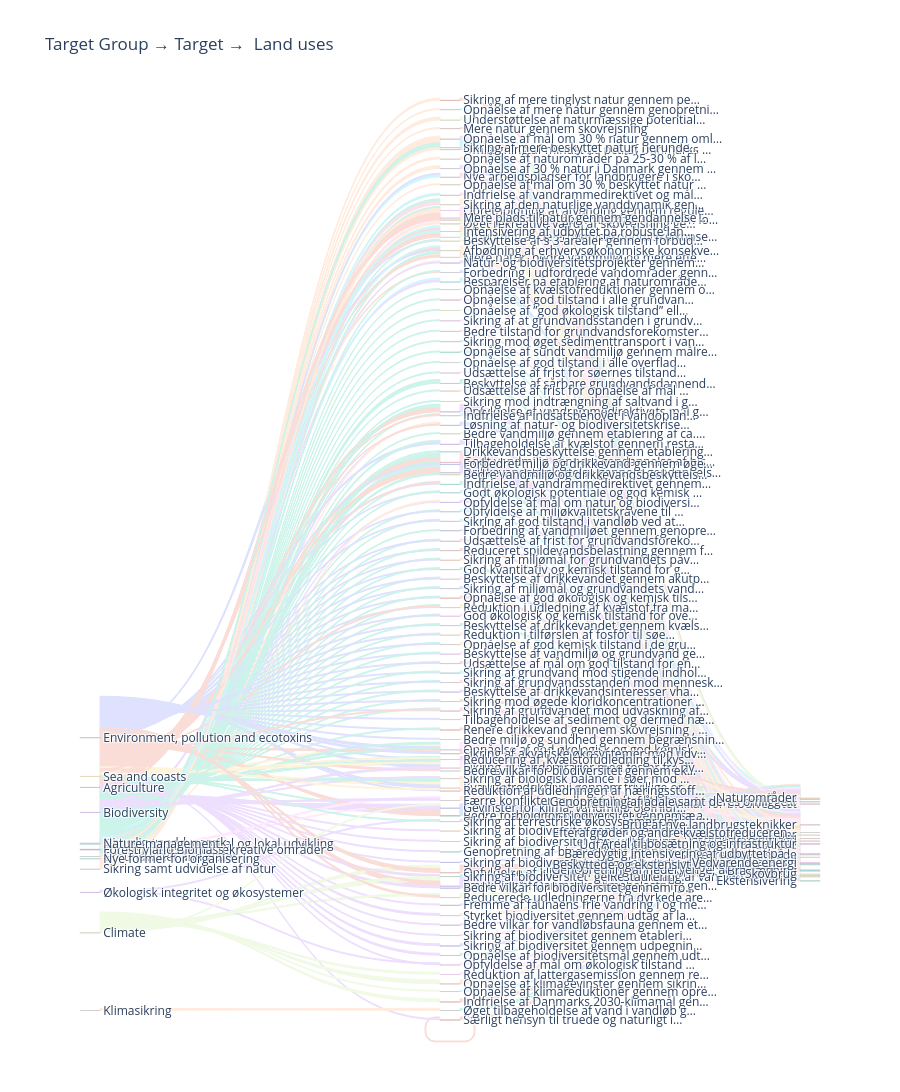

Notebook code for this chart:
### Code cell
# Brug Plotlys palette
node_colors = plotly.colors.qualitative.Plotly

# Tildel farver til unikke labels (noder)
color_map = {label: node_colors[i % len(node_colors)] for i, label in enumerate(unique_labels)}

# Liste med farver i samme rækkefølge som unique_labels
node_colors_list = [color_map[label] for label in unique_labels]


# Funktion til at lysne farver (uden brug af gennemsigtighed)
def lighten(hex_color, factor=0.5):
    from plotly.colors import hex_to_rgb
    r, g, b = hex_to_rgb(hex_color)
    r = int(r + (255 - r) * factor)
    g = int(g + (255 - g) * factor)
    b = int(b + (255 - b) * factor)
    return f'rgb({r},{g},{b})'

# Lysnet farve til hver link ud fra source-node
link_colors = [lighten(node_colors_list[src], factor=0.8) for src in all_links['source']]



# Trin 3: Sankey-diagram
fig = go.Figure(data=[go.Sankey(
    arrangement='snap',
    node=dict(
        pad=60,
        thickness=20,
        line=dict(color="lightgray", width=0.5),
        label=list(unique_labels),
        color=node_colors_list
    ),
    link=dict(
        source=all_links['source'],
        target=all_links['target'],
        value=all_links['value'],
        color=link_colors
    )
)])
fig.update_layout(title_text="Target Group → Target →  Land uses", font_size=12, height=5000)
fig.show()

### Figure 1 — Plotly figure (JSON) as saved in the notebook; plotly's stock layout.template omitted (floating-point values rounded to 4 significant figures; data arrays with more than 128 entries replaced by an {"elided": "..."} marker saying what was removed)
{"data": [{"arrangement": "snap", "link": {"color": {"elided": "684 str values"}, "source": {"elided": "684 int values"}, "target": {"elided": "684 int values"}, "value": {"elided": "684 int values"}}, "node": {"color": {"elided": "149 str values"}, "label": {"elided": "149 str values"}, "line": {"color": "lightgray", "width": 0.5}, "pad": 60, "thickness": 20}, "type": "sankey"}], "layout": {"font": {"size": 12}, "height": 5000, "title": {"text": "Target Group → Target →  Land uses"}}}
